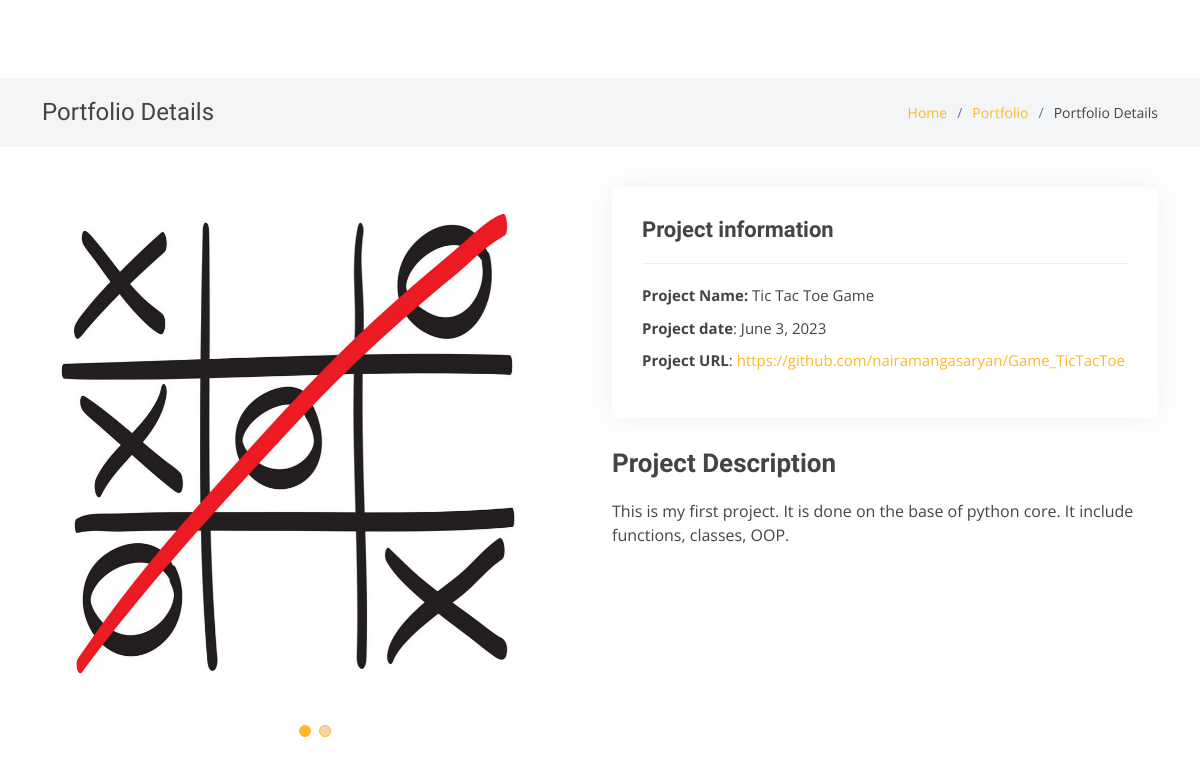
The app's page /portfolio_details/1 with its own data.
### resume/models.py (models this page shows, shortened)
class PortfolioProject(models.Model):
    project_name = models.CharField(max_length=20)
    project_description = models.TextField(max_length=600)
    project_url = models.URLField(validators=[URLValidator])
    project_date = models.DateField(blank=True, null=True)
    project_image1 = models.ImageField(
        upload_to="Media", default=None, null=True, blank=True)
    project_image2 = models.ImageField(
        upload_to="Media", default=None, null=True, blank=True)
    project_image3 = models.ImageField(
        upload_to="Media", default=None, null=True, blank=True)
    created_on = models.DateTimeField(auto_now=True)

### resume/views.py (the view)
def portfolio_project(request, pk):
    project = get_object_or_404(PortfolioProject, id=pk)
    return render(request, "portfolio_details.html", context={"project": project})

### resume/templates/portfolio_details.html (shortened to what this page needs)
{% extends "base.html" %}
{%load static %}
{% block blockcontent %}
<main id="main">
  <section class="breadcrumbs">
    <div class="container">
      <div class="d-flex justify-content-between align-items-center">
        <h2>Portfolio Details</h2>
        <ol>
          <li><a href="/">Home</a></li>
          <li><a href="/#portfolio">Portfolio</a></li>
          <li>Portfolio Details</li>
        </ol>
      </div>
    </div>
  </section>
  <section id="portfolio-details" class="portfolio-details">
    <div class="container">
      <div class="row gy-4">
        <div class="col-lg-6">
          <div class="portfolio-details-slider swiper">
            <div class="swiper-wrapper align-items-center">
              <div class="swiper-slide">
                <img src="{{project.project_image1.url}}" alt="">
              </div>
            </div>
            <div class=" swiper-pagination">
            </div>
          </div>
        </div>
        <div class="col-lg-6">
          <div class="portfolio-info">
            <h3>Project information</h3>
            <ul>
              <li><strong>Project Name:</strong> {{project.project_name}}</li>
              <li><strong>Project date</strong>: {{project.project_date}}</li>
              <li><strong>Project URL</strong>: <a href="{{project.project_url}}" target="blank">
                  {{project.project_url}}</i></a>
              </li>
            </ul>
          </div>
          <div class="portfolio-description">
            <h2>Project Description</h2>
            <p>
              {{project.project_description}}
            </p>
          </div>
        </div>
      </div>
    </div>
  </section>
</main>
{%endblock%}

### resume/static/assets/css/style.css (style rules this page uses)
body { font-family: "Open Sans", sans-serif; color: #444444; }
a { color: #ffb727; text-decoration: none; }
h1, h2, h3, h4, h5, h6 { font-family: "Raleway", sans-serif; }
section { padding: 60px 0; }
.breadcrumbs { padding: 20px 0; background-color: #f4f5f6; min-height: 40px; margin-top: 78px; }
.breadcrumbs h2 { font-size: 24px; font-weight: 300; margin: 0; }
.breadcrumbs ol { display: flex; flex-wrap: wrap; list-style: none; padding: 0; margin: 0; font-size: 14px; }
.breadcrumbs ol li+li { padding-left: 10px; }
.breadcrumbs ol li+li::before { display: inline-block; padding-right: 10px; color: #6c757d; content: "/"; }
.portfolio-details { padding-top: 40px; }
.portfolio-details .portfolio-details-slider img { width: 500px; }
.portfolio-details .portfolio-details-slider .swiper-pagination { margin-top: 20px; position: relative; }
.portfolio-details .portfolio-info { padding: 30px; box-shadow: 0px 0 30px rgba(59, 67, 74, 0.08); }
.portfolio-details .portfolio-info h3 { font-size: 22px; font-weight: 700; margin-bottom: 20px; padding-bottom: 20px; border-bottom: 1px solid #eee; }
.portfolio-details .portfolio-info ul { list-style: none; padding: 0; font-size: 15px; }
.portfolio-details .portfolio-info ul li+li { margin-top: 10px; }
.portfolio-details .portfolio-description { padding-top: 30px; }
.portfolio-details .portfolio-description h2 { font-size: 26px; font-weight: 700; margin-bottom: 20px; }
.portfolio-details .portfolio-description p { padding: 0; }

### records on screen
PortfolioProject: project_image1 (picture), project_name "Tic Tac Toe Game", project_date "June 3, 2023", project_url "https://github.com/nairamangasaryan/Game_TicTacToe", project_description "This is my first project. It is done on the base of python core. It include functions, classes, OOP."
